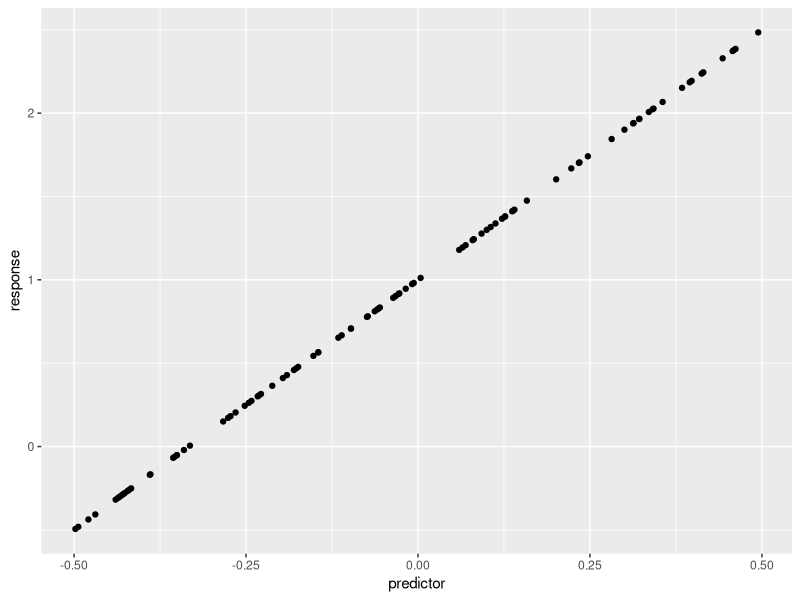
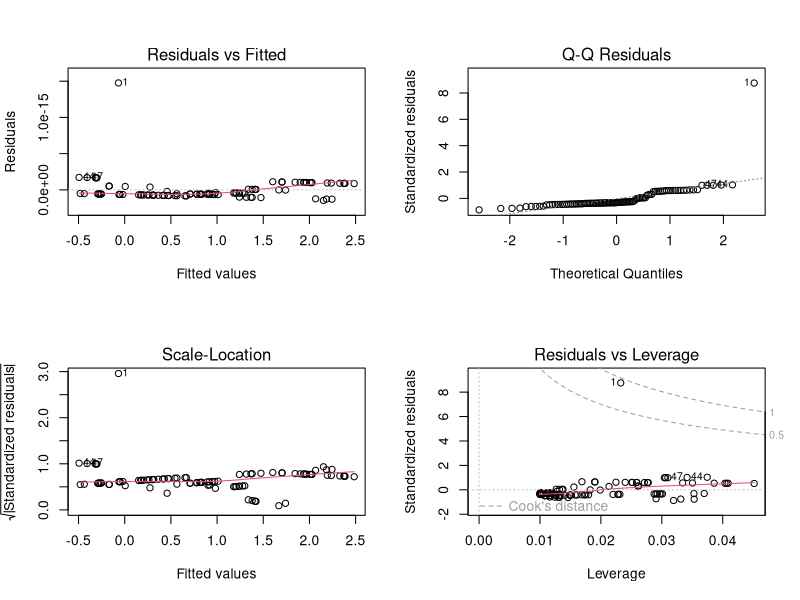
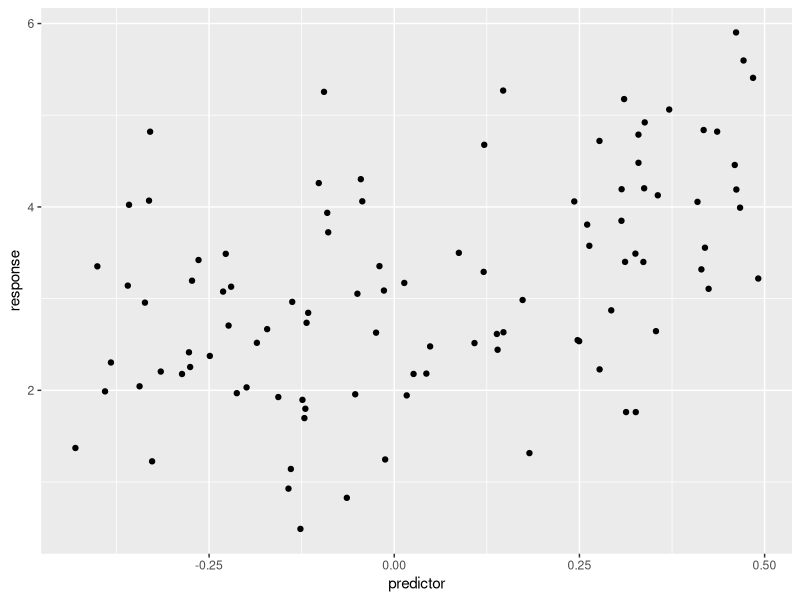
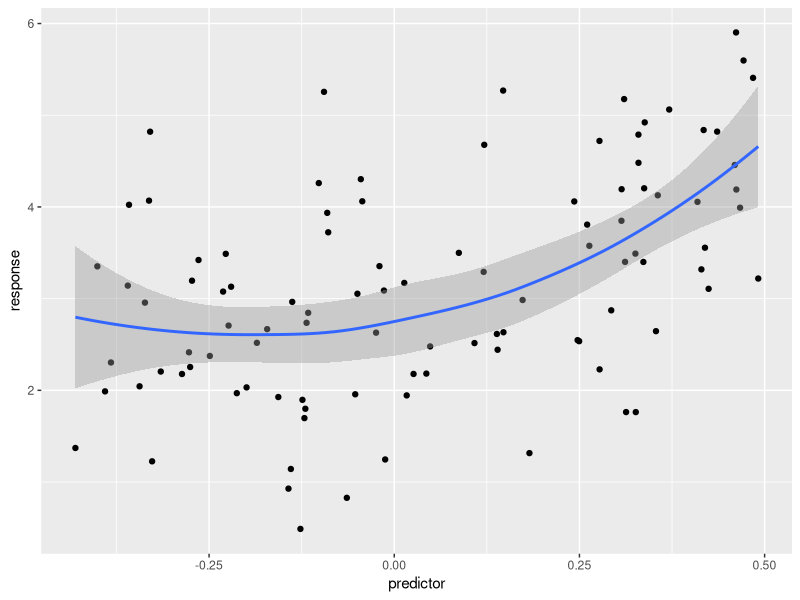
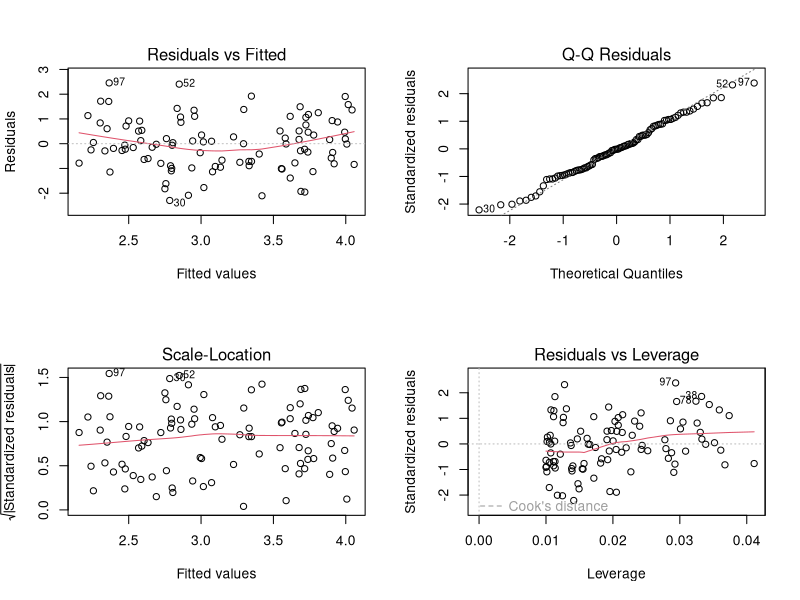
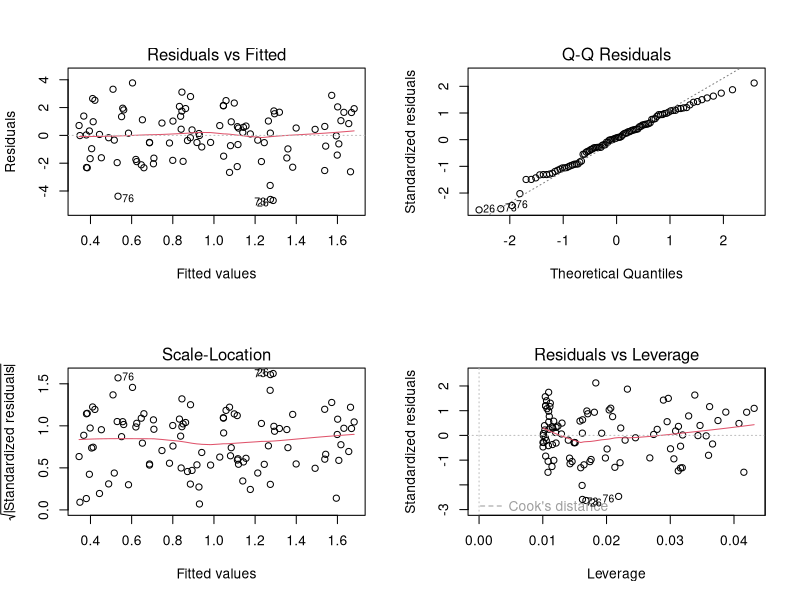
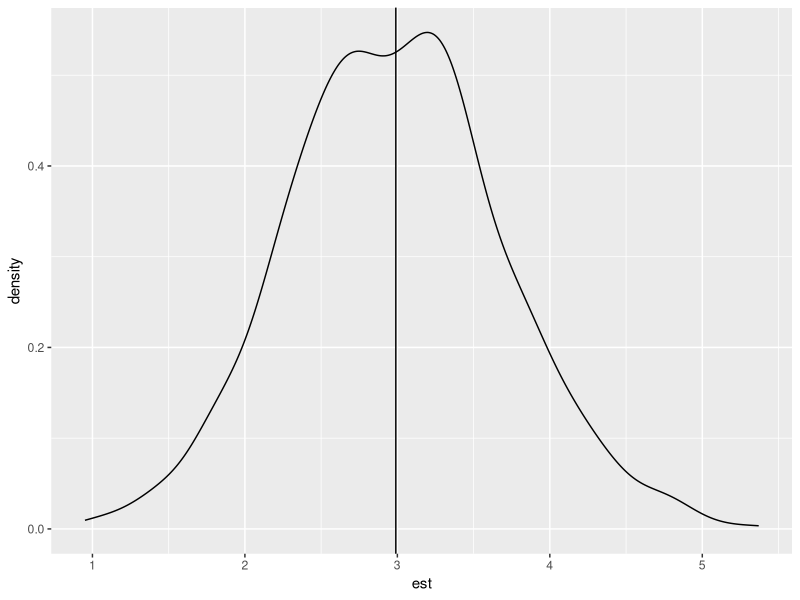
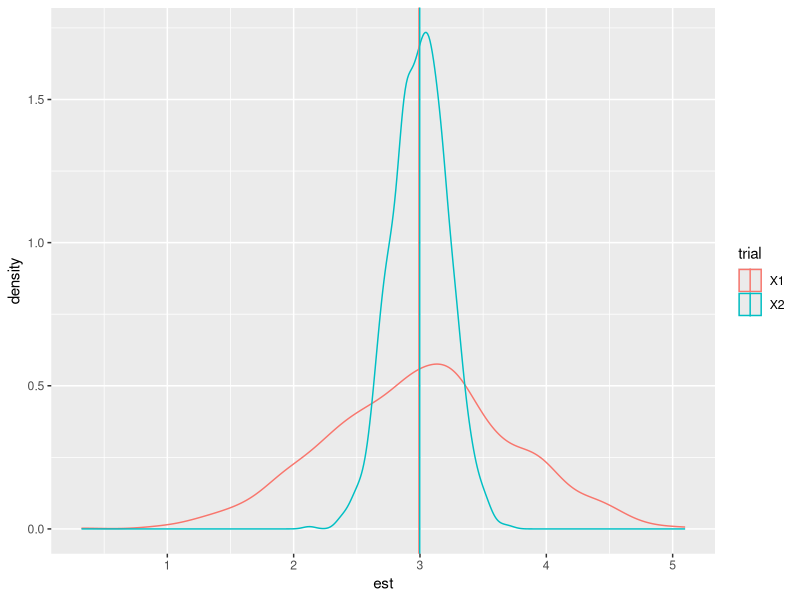

Source code (R) for these figures, in order:
# Introduction to LM... jump!
library(tidyverse)
set.seed = 12321

# Linear model w/ one with a continuous predictor variable and a continous response variable
# The relationship described by a single parameter, B1 (slope, sand consequently a predictor of effect size)
predictor <- runif(100) - 0.5  ## a uniformly distributed random number between -0.5 and 0.5
B0 <- 1
B1 <- 3
response <- B0 + B1 * predictor
qplot(predictor, response)

m1 <- lm(response ~ predictor)
summary(m1)

par(mfrow = c(2, 2))
plot(m1)

predictor <- runif(100) - 0.5  ## a uniformly distributed random number between -0.5 and 0.5
B0 <- 3
B1 <- 2.3
error <- rnorm(100, mean = 0, sd = 1)  ## some normally distributed random error
response <- B0 + B1 * predictor + error
qplot(predictor, response)

qplot(predictor, response, geom = c("point", "smooth"), span = 0.9)

m1 <- lm(response ~ predictor)
summary(m1)

par(mfrow = c(2, 2))
plot(m1)


gen.mod <- function(n = 100, b0 = 2, b1 = 3, sd.err = 1) {
  predictor <- runif(n) - 0.5
  response <- b0 + b1 * predictor + rnorm(n, mean = 0, sd = sd.err)
  return(data.frame(response = response, predictor = predictor))
}

m1 <- lm(response ~ predictor, data = gen.mod(n = 100, b0 = 1, b1 = 1, sd.err = 2))
summary(m1)$coefficients["predictor", ]

par(mfrow = c(2, 2))
plot(m1)

est <- NULL
for (i in 1:1000) {
  m1 <- lm(response ~ predictor, data = gen.mod(n = 100, b0 = 1, b1 = 3, sd.err = 2))
  est[i] <- summary(m1)$coefficients["predictor", "Estimate"]
}
p <- ggplot(aes(est), data = data.frame(est = est))
p + geom_density() + geom_vline(xintercept = mean(est))

n.times <- 1000
est.df <- matrix(nrow = n.times, ncol = 2, NA)
for (i in 1:n.times) {
  m1 <- lm(response ~ predictor, data = gen.mod(n = 100, b0 = 1, b1 = 3, sd.err = 2))
  est.df[i, 1] <- summary(m1)$coefficients["predictor", "Estimate"]
  m1 <- lm(response ~ predictor, data = gen.mod(n = 1000, b0 = 1, b1 = 3, 
                                                sd.err = 2))
  est.df[i, 2] <- summary(m1)$coefficients["predictor", "Estimate"]
}
est.df <- data.frame(est.df)

## split est.df into a data frame in long format
est.df <- gather(est.df, value = "est", key="trial")
est.df$trial <- factor(est.df$trial)

est.sum.df <- group_by(est.df, trial) %>% summarize(mn.est = mean(est))

p <- ggplot(aes(est, group = trial, col = trial), data = est.df)
p + geom_density() + geom_vline(data = est.sum.df, aes(xintercept = mn.est, col = trial))
